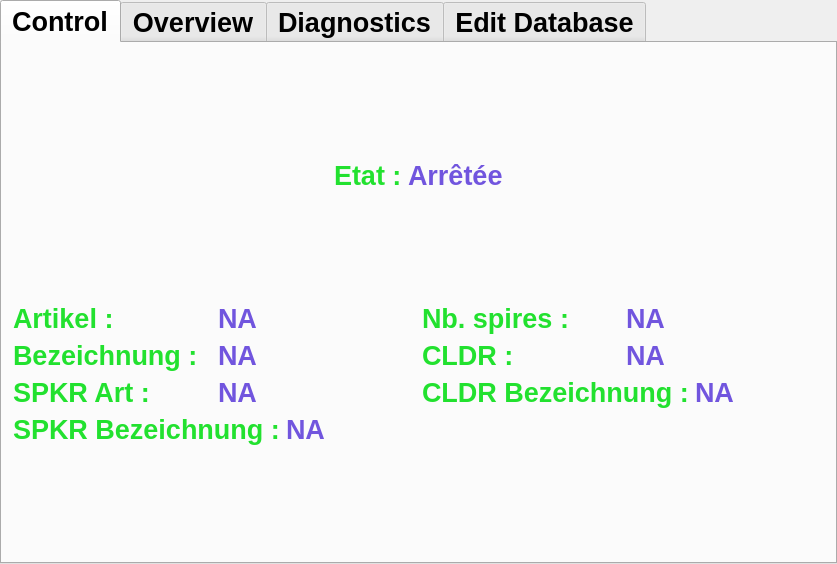
<?xml version="1.0" encoding="UTF-8"?>
<ui version="4.0">
 <class>MainWindow</class>
 <widget class="QMainWindow" name="MainWindow">
  <property name="geometry">
   <rect>
    <x>0</x>
    <y>0</y>
    <width>813</width>
    <height>519</height>
   </rect>
  </property>
  <property name="windowTitle">
   <string>MainWindow</string>
  </property>
  <widget class="QWidget" name="centralWidget">
   <layout class="QVBoxLayout" name="verticalLayout_2">
    <property name="leftMargin">
     <number>0</number>
    </property>
    <property name="topMargin">
     <number>0</number>
    </property>
    <property name="rightMargin">
     <number>0</number>
    </property>
    <property name="bottomMargin">
     <number>0</number>
    </property>
    <item>
     <widget class="QTabWidget" name="tabs">
      <property name="sizePolicy">
       <sizepolicy hsizetype="Preferred" vsizetype="Preferred">
        <horstretch>0</horstretch>
        <verstretch>0</verstretch>
       </sizepolicy>
      </property>
      <property name="font">
       <font>
        <pointsize>20</pointsize>
        <weight>75</weight>
        <bold>true</bold>
       </font>
      </property>
      <property name="tabShape">
       <enum>QTabWidget::Rounded</enum>
      </property>
      <property name="currentIndex">
       <number>0</number>
      </property>
      <property name="tabsClosable">
       <bool>false</bool>
      </property>
      <property name="tabBarAutoHide">
       <bool>false</bool>
      </property>
      <widget class="QWidget" name="control">
       <attribute name="title">
        <string>Control</string>
       </attribute>
       <layout class="QGridLayout" name="gridLayout_5">
        <item row="4" column="0">
         <layout class="QHBoxLayout" name="horizontalLayout_6">
          <item>
           <widget class="QLabel" name="label_10">
            <property name="styleSheet">
             <string notr="true">color : rgb(34, 225, 47);
font-size : 27px;
font-weight: bold;
</string>
            </property>
            <property name="text">
             <string>Bezeichnung :</string>
            </property>
           </widget>
          </item>
          <item>
           <widget class="QLabel" name="articleInfo2">
            <property name="styleSheet">
             <string notr="true">color : rgb(113, 85, 222);
font-size : 27px;
font-weight: bold;</string>
            </property>
            <property name="text">
             <string>NA</string>
            </property>
           </widget>
          </item>
         </layout>
        </item>
        <item row="4" column="1">
         <layout class="QHBoxLayout" name="horizontalLayout_3">
          <item>
           <widget class="QLabel" name="label_15">
            <property name="styleSheet">
             <string notr="true">color : rgb(34, 225, 47);
font-size : 27px;
font-weight: bold;
</string>
            </property>
            <property name="text">
             <string>CLDR :</string>
            </property>
           </widget>
          </item>
          <item>
           <widget class="QLabel" name="articleInfo6">
            <property name="styleSheet">
             <string notr="true">color : rgb(113, 85, 222);
font-size : 27px;
font-weight: bold;</string>
            </property>
            <property name="text">
             <string>NA</string>
            </property>
           </widget>
          </item>
         </layout>
        </item>
        <item row="6" column="0">
         <layout class="QHBoxLayout" name="horizontalLayout_8">
          <item>
           <widget class="QLabel" name="label_14">
            <property name="styleSheet">
             <string notr="true">color : rgb(34, 225, 47);
font-size : 27px;
font-weight: bold;
</string>
            </property>
            <property name="text">
             <string>SPKR Bezeichnung :</string>
            </property>
           </widget>
          </item>
          <item>
           <widget class="QLabel" name="articleInfo4">
            <property name="styleSheet">
             <string notr="true">color : rgb(113, 85, 222);
font-size : 27px;
font-weight: bold;</string>
            </property>
            <property name="text">
             <string>NA</string>
            </property>
           </widget>
          </item>
         </layout>
        </item>
        <item row="5" column="0">
         <layout class="QHBoxLayout" name="horizontalLayout_7">
          <item>
           <widget class="QLabel" name="label_13">
            <property name="styleSheet">
             <string notr="true">color : rgb(34, 225, 47);
font-size : 27px;
font-weight: bold;
</string>
            </property>
            <property name="text">
             <string>SPKR Art :</string>
            </property>
           </widget>
          </item>
          <item>
           <widget class="QLabel" name="articleInfo3">
            <property name="styleSheet">
             <string notr="true">color : rgb(113, 85, 222);
font-size : 27px;
font-weight: bold;</string>
            </property>
            <property name="text">
             <string>NA</string>
            </property>
           </widget>
          </item>
         </layout>
        </item>
        <item row="3" column="1">
         <layout class="QHBoxLayout" name="horizontalLayout_2">
          <item>
           <widget class="QLabel" name="label_17">
            <property name="styleSheet">
             <string notr="true">color : rgb(34, 225, 47);
font-size : 27px;
font-weight: bold;
</string>
            </property>
            <property name="text">
             <string>Nb. spires :</string>
            </property>
           </widget>
          </item>
          <item>
           <widget class="QLabel" name="articleInfo5">
            <property name="styleSheet">
             <string notr="true">color : rgb(113, 85, 222);
font-size : 27px;
font-weight: bold;</string>
            </property>
            <property name="text">
             <string>NA</string>
            </property>
           </widget>
          </item>
         </layout>
        </item>
        <item row="3" column="0">
         <layout class="QHBoxLayout" name="horizontalLayout_5">
          <item>
           <widget class="QLabel" name="label_8">
            <property name="styleSheet">
             <string notr="true">color : rgb(34, 225, 47);
font-size : 27px;
font-weight: bold;
</string>
            </property>
            <property name="text">
             <string>Artikel :</string>
            </property>
           </widget>
          </item>
          <item>
           <widget class="QLabel" name="articleInfo1">
            <property name="styleSheet">
             <string notr="true">color : rgb(113, 85, 222);
font-size : 27px;
font-weight: bold;</string>
            </property>
            <property name="text">
             <string>NA</string>
            </property>
           </widget>
          </item>
         </layout>
        </item>
        <item row="5" column="1">
         <layout class="QHBoxLayout" name="horizontalLayout_4">
          <item>
           <widget class="QLabel" name="label_16">
            <property name="styleSheet">
             <string notr="true">color : rgb(34, 225, 47);
font-size : 27px;
font-weight: bold;
</string>
            </property>
            <property name="text">
             <string>CLDR Bezeichnung :</string>
            </property>
           </widget>
          </item>
          <item>
           <widget class="QLabel" name="articleInfo7">
            <property name="styleSheet">
             <string notr="true">color : rgb(113, 85, 222);
font-size : 27px;
font-weight: bold;</string>
            </property>
            <property name="text">
             <string>NA</string>
            </property>
           </widget>
          </item>
         </layout>
        </item>
        <item row="1" column="0" colspan="2">
         <layout class="QHBoxLayout" name="horizontalLayout">
          <item>
           <spacer name="horizontalSpacer_4">
            <property name="orientation">
             <enum>Qt::Horizontal</enum>
            </property>
            <property name="sizeHint" stdset="0">
             <size>
              <width>40</width>
              <height>20</height>
             </size>
            </property>
           </spacer>
          </item>
          <item>
           <widget class="QLabel" name="label_9">
            <property name="font">
             <font>
              <pointsize>-1</pointsize>
              <weight>75</weight>
              <bold>true</bold>
             </font>
            </property>
            <property name="styleSheet">
             <string notr="true">color : rgb(34, 225, 47);
font-size : 27px;
font-weight: bold;
</string>
            </property>
            <property name="text">
             <string>Etat :</string>
            </property>
           </widget>
          </item>
          <item>
           <widget class="QLabel" name="stateLab">
            <property name="font">
             <font>
              <pointsize>-1</pointsize>
              <weight>75</weight>
              <bold>true</bold>
             </font>
            </property>
            <property name="styleSheet">
             <string notr="true">color : rgb(113, 85, 222);
font-size : 27px;
font-weight: bold;</string>
            </property>
            <property name="text">
             <string>Arrêtée</string>
            </property>
           </widget>
          </item>
          <item>
           <spacer name="horizontalSpacer_5">
            <property name="orientation">
             <enum>Qt::Horizontal</enum>
            </property>
            <property name="sizeHint" stdset="0">
             <size>
              <width>40</width>
              <height>20</height>
             </size>
            </property>
           </spacer>
          </item>
         </layout>
        </item>
        <item row="2" column="0">
         <spacer name="verticalSpacer">
          <property name="orientation">
           <enum>Qt::Vertical</enum>
          </property>
          <property name="sizeHint" stdset="0">
           <size>
            <width>20</width>
            <height>40</height>
           </size>
          </property>
         </spacer>
        </item>
        <item row="7" column="0">
         <spacer name="verticalSpacer_2">
          <property name="orientation">
           <enum>Qt::Vertical</enum>
          </property>
          <property name="sizeHint" stdset="0">
           <size>
            <width>20</width>
            <height>40</height>
           </size>
          </property>
         </spacer>
        </item>
        <item row="0" column="0">
         <spacer name="verticalSpacer_3">
          <property name="orientation">
           <enum>Qt::Vertical</enum>
          </property>
          <property name="sizeHint" stdset="0">
           <size>
            <width>20</width>
            <height>40</height>
           </size>
          </property>
         </spacer>
        </item>
       </layout>
      </widget>
      <widget class="QWidget" name="Overview">
       <property name="sizePolicy">
        <sizepolicy hsizetype="Preferred" vsizetype="Preferred">
         <horstretch>0</horstretch>
         <verstretch>0</verstretch>
        </sizepolicy>
       </property>
       <property name="accessibleName">
        <string/>
       </property>
       <attribute name="title">
        <string>Overview</string>
       </attribute>
       <layout class="QGridLayout" name="gridLayout_4">
        <item row="0" column="0">
         <widget class="QSplitter" name="splitter">
          <property name="orientation">
           <enum>Qt::Horizontal</enum>
          </property>
          <property name="opaqueResize">
           <bool>true</bool>
          </property>
          <property name="handleWidth">
           <number>5</number>
          </property>
          <widget class="QGroupBox" name="worker">
           <property name="font">
            <font>
             <pointsize>16</pointsize>
            </font>
           </property>
           <property name="title">
            <string>Ouvrier</string>
           </property>
           <layout class="QGridLayout" name="gridLayout_2">
            <item row="0" column="0">
             <widget class="QLabel" name="IdLab">
              <property name="font">
               <font>
                <pointsize>14</pointsize>
                <weight>75</weight>
                <bold>true</bold>
               </font>
              </property>
              <property name="text">
               <string>Id</string>
              </property>
             </widget>
            </item>
            <item row="1" column="1">
             <widget class="QLineEdit" name="name">
              <property name="text">
               <string>Mekacher Anis</string>
              </property>
             </widget>
            </item>
            <item row="3" column="1">
             <widget class="QPushButton" name="start">
              <property name="font">
               <font>
                <pointsize>14</pointsize>
                <weight>75</weight>
                <bold>true</bold>
               </font>
              </property>
              <property name="text">
               <string>Commencer</string>
              </property>
             </widget>
            </item>
            <item row="2" column="0">
             <widget class="QLabel" name="chargeLab">
              <property name="font">
               <font>
                <pointsize>14</pointsize>
                <weight>75</weight>
                <bold>true</bold>
               </font>
              </property>
              <property name="text">
               <string>Charge</string>
              </property>
             </widget>
            </item>
            <item row="2" column="1">
             <widget class="QLineEdit" name="charge">
              <property name="text">
               <string>5</string>
              </property>
             </widget>
            </item>
            <item row="1" column="0">
             <widget class="QLabel" name="nameLab">
              <property name="font">
               <font>
                <pointsize>14</pointsize>
                <weight>75</weight>
                <bold>true</bold>
               </font>
              </property>
              <property name="text">
               <string>Nom</string>
              </property>
             </widget>
            </item>
            <item row="5" column="1">
             <widget class="QPushButton" name="save">
              <property name="enabled">
               <bool>false</bool>
              </property>
              <property name="text">
               <string>Sauvegarder</string>
              </property>
             </widget>
            </item>
            <item row="0" column="1">
             <widget class="QLineEdit" name="Id">
              <property name="text">
               <string>0</string>
              </property>
             </widget>
            </item>
            <item row="4" column="0" colspan="2">
             <widget class="QGroupBox" name="groupBox_3">
              <property name="title">
               <string>Informations</string>
              </property>
              <layout class="QGridLayout" name="gridLayout">
               <item row="2" column="2">
                <widget class="QLabel" name="nbPie">
                 <property name="font">
                  <font>
                   <pointsize>14</pointsize>
                  </font>
                 </property>
                 <property name="text">
                  <string>0</string>
                 </property>
                </widget>
               </item>
               <item row="3" column="2">
                <widget class="QLabel" name="waste">
                 <property name="font">
                  <font>
                   <pointsize>14</pointsize>
                  </font>
                 </property>
                 <property name="text">
                  <string>0</string>
                 </property>
                </widget>
               </item>
               <item row="2" column="0">
                <widget class="QLabel" name="label_5">
                 <property name="font">
                  <font>
                   <pointsize>14</pointsize>
                  </font>
                 </property>
                 <property name="text">
                  <string>Nb. Pieces :</string>
                 </property>
                </widget>
               </item>
               <item row="3" column="0">
                <widget class="QLabel" name="label_6">
                 <property name="font">
                  <font>
                   <pointsize>14</pointsize>
                  </font>
                 </property>
                 <property name="text">
                  <string>Dechets :</string>
                 </property>
                </widget>
               </item>
               <item row="0" column="1">
                <spacer name="horizontalSpacer">
                 <property name="orientation">
                  <enum>Qt::Horizontal</enum>
                 </property>
                 <property name="sizeHint" stdset="0">
                  <size>
                   <width>40</width>
                   <height>20</height>
                  </size>
                 </property>
                </spacer>
               </item>
               <item row="0" column="0">
                <widget class="QLabel" name="label_3">
                 <property name="font">
                  <font>
                   <pointsize>14</pointsize>
                  </font>
                 </property>
                 <property name="text">
                  <string>Duree de travail :</string>
                 </property>
                </widget>
               </item>
               <item row="0" column="2">
                <widget class="QLabel" name="time">
                 <property name="font">
                  <font>
                   <pointsize>14</pointsize>
                  </font>
                 </property>
                 <property name="text">
                  <string>0</string>
                 </property>
                </widget>
               </item>
               <item row="1" column="0" colspan="3">
                <widget class="QGroupBox" name="axis">
                 <layout class="QGridLayout" name="gridLayout_11">
                  <item row="0" column="0" colspan="8">
                   <widget class="QLabel" name="label_7">
                    <property name="font">
                     <font>
                      <pointsize>14</pointsize>
                     </font>
                    </property>
                    <property name="text">
                     <string>Article :</string>
                    </property>
                   </widget>
                  </item>
                  <item row="0" column="8">
                   <widget class="QLineEdit" name="article"/>
                  </item>
                  <item row="1" column="0">
                   <widget class="QCheckBox" name="axis1">
                    <property name="text">
                     <string/>
                    </property>
                    <property name="checked">
                     <bool>true</bool>
                    </property>
                    <property name="tristate">
                     <bool>false</bool>
                    </property>
                   </widget>
                  </item>
                  <item row="1" column="1">
                   <widget class="QCheckBox" name="axis2">
                    <property name="text">
                     <string/>
                    </property>
                    <property name="checked">
                     <bool>true</bool>
                    </property>
                   </widget>
                  </item>
                  <item row="1" column="2">
                   <widget class="QCheckBox" name="axis3">
                    <property name="text">
                     <string/>
                    </property>
                    <property name="checked">
                     <bool>true</bool>
                    </property>
                   </widget>
                  </item>
                  <item row="1" column="3">
                   <widget class="QCheckBox" name="axis4">
                    <property name="text">
                     <string/>
                    </property>
                    <property name="checked">
                     <bool>true</bool>
                    </property>
                   </widget>
                  </item>
                  <item row="1" column="4">
                   <widget class="QCheckBox" name="axis5">
                    <property name="text">
                     <string/>
                    </property>
                    <property name="checked">
                     <bool>true</bool>
                    </property>
                   </widget>
                  </item>
                  <item row="1" column="5">
                   <widget class="QCheckBox" name="axis6">
                    <property name="text">
                     <string/>
                    </property>
                    <property name="checked">
                     <bool>true</bool>
                    </property>
                   </widget>
                  </item>
                  <item row="1" column="6">
                   <widget class="QCheckBox" name="axis7">
                    <property name="text">
                     <string/>
                    </property>
                    <property name="checked">
                     <bool>true</bool>
                    </property>
                   </widget>
                  </item>
                  <item row="1" column="7">
                   <widget class="QCheckBox" name="axis8">
                    <property name="text">
                     <string/>
                    </property>
                    <property name="checked">
                     <bool>true</bool>
                    </property>
                   </widget>
                  </item>
                  <item row="1" column="8">
                   <widget class="QPushButton" name="startMachBut">
                    <property name="enabled">
                     <bool>false</bool>
                    </property>
                    <property name="text">
                     <string>Démarrer</string>
                    </property>
                   </widget>
                  </item>
                 </layout>
                </widget>
               </item>
              </layout>
             </widget>
            </item>
           </layout>
          </widget>
          <widget class="QGroupBox" name="groupBox_2">
           <property name="font">
            <font>
             <pointsize>16</pointsize>
            </font>
           </property>
           <property name="title">
            <string>Technicien</string>
           </property>
           <layout class="QGridLayout" name="gridLayout_3">
            <item row="3" column="0">
             <widget class="QLabel" name="label_2">
              <property name="font">
               <font>
                <pointsize>14</pointsize>
               </font>
              </property>
              <property name="text">
               <string>Poste</string>
              </property>
             </widget>
            </item>
            <item row="5" column="0" colspan="2">
             <widget class="QGroupBox" name="groupBox_4">
              <property name="title">
               <string>Informations</string>
              </property>
              <layout class="QGridLayout" name="gridLayout_6">
               <item row="5" column="0">
                <widget class="QLabel" name="label">
                 <property name="font">
                  <font>
                   <pointsize>14</pointsize>
                  </font>
                 </property>
                 <property name="text">
                  <string>PR</string>
                 </property>
                </widget>
               </item>
               <item row="6" column="1" colspan="2">
                <widget class="QComboBox" name="machState">
                 <property name="font">
                  <font>
                   <pointsize>12</pointsize>
                  </font>
                 </property>
                 <property name="editable">
                  <bool>true</bool>
                 </property>
                 <item>
                  <property name="text">
                   <string>Panne</string>
                  </property>
                 </item>
                 <item>
                  <property name="text">
                   <string>Manque Planification</string>
                  </property>
                 </item>
                 <item>
                  <property name="text">
                   <string>Manque Avance</string>
                  </property>
                 </item>
                 <item>
                  <property name="text">
                   <string>Manque Matiere (Externe)</string>
                  </property>
                 </item>
                 <item>
                  <property name="text">
                   <string>Manque Matiere (Interne)</string>
                  </property>
                 </item>
                 <item>
                  <property name="text">
                   <string>Manque main d'oeuvre</string>
                  </property>
                 </item>
                 <item>
                  <property name="text">
                   <string>Rupture d'energie</string>
                  </property>
                 </item>
                 <item>
                  <property name="text">
                   <string>Maintenance preventive</string>
                  </property>
                 </item>
                 <item>
                  <property name="text">
                   <string>Changement de Serie</string>
                  </property>
                 </item>
                 <item>
                  <property name="text">
                   <string>Changement des rouleaux</string>
                  </property>
                 </item>
                 <item>
                  <property name="text">
                   <string>Probleme de qualite</string>
                  </property>
                 </item>
                </widget>
               </item>
               <item row="6" column="0">
                <widget class="QLabel" name="label_12">
                 <property name="font">
                  <font>
                   <pointsize>14</pointsize>
                  </font>
                 </property>
                 <property name="text">
                  <string>Etat de la machine</string>
                 </property>
                </widget>
               </item>
               <item row="5" column="1" colspan="2">
                <widget class="QLineEdit" name="PR"/>
               </item>
               <item row="2" column="0">
                <widget class="QLabel" name="machineIdLab">
                 <property name="font">
                  <font>
                   <pointsize>14</pointsize>
                  </font>
                 </property>
                 <property name="text">
                  <string>Machine ID</string>
                 </property>
                </widget>
               </item>
               <item row="0" column="2">
                <widget class="QLabel" name="time_2">
                 <property name="font">
                  <font>
                   <pointsize>14</pointsize>
                  </font>
                 </property>
                 <property name="text">
                  <string>0</string>
                 </property>
                </widget>
               </item>
               <item row="0" column="0">
                <widget class="QLabel" name="label_11">
                 <property name="font">
                  <font>
                   <pointsize>14</pointsize>
                  </font>
                 </property>
                 <property name="text">
                  <string>Duree de travail :</string>
                 </property>
                </widget>
               </item>
               <item row="0" column="1">
                <spacer name="horizontalSpacer_2">
                 <property name="orientation">
                  <enum>Qt::Horizontal</enum>
                 </property>
                 <property name="sizeHint" stdset="0">
                  <size>
                   <width>20</width>
                   <height>20</height>
                  </size>
                 </property>
                </spacer>
               </item>
               <item row="2" column="1" colspan="2">
                <widget class="QLineEdit" name="machID"/>
               </item>
              </layout>
             </widget>
            </item>
            <item row="0" column="0">
             <widget class="QLabel" name="nameLab_2">
              <property name="font">
               <font>
                <pointsize>14</pointsize>
                <weight>75</weight>
                <bold>true</bold>
               </font>
              </property>
              <property name="text">
               <string>Id</string>
              </property>
             </widget>
            </item>
            <item row="0" column="1">
             <widget class="QLineEdit" name="Id_2">
              <property name="text">
               <string>0</string>
              </property>
             </widget>
            </item>
            <item row="1" column="0">
             <widget class="QLabel" name="IdLab_2">
              <property name="font">
               <font>
                <pointsize>14</pointsize>
                <weight>75</weight>
                <bold>true</bold>
               </font>
              </property>
              <property name="text">
               <string>Nom</string>
              </property>
             </widget>
            </item>
            <item row="1" column="1">
             <widget class="QLineEdit" name="name_2">
              <property name="text">
               <string>Mekacher Anis</string>
              </property>
             </widget>
            </item>
            <item row="4" column="1">
             <widget class="QPushButton" name="start_2">
              <property name="font">
               <font>
                <pointsize>14</pointsize>
                <weight>75</weight>
                <bold>true</bold>
               </font>
              </property>
              <property name="text">
               <string>Commencer</string>
              </property>
             </widget>
            </item>
            <item row="3" column="1">
             <widget class="QComboBox" name="poste">
              <property name="font">
               <font>
                <pointsize>12</pointsize>
               </font>
              </property>
              <property name="currentText">
               <string>1</string>
              </property>
              <property name="modelColumn">
               <number>0</number>
              </property>
              <item>
               <property name="text">
                <string>1</string>
               </property>
              </item>
              <item>
               <property name="text">
                <string>2</string>
               </property>
              </item>
              <item>
               <property name="text">
                <string>3</string>
               </property>
              </item>
             </widget>
            </item>
            <item row="6" column="1">
             <widget class="QPushButton" name="save_2">
              <property name="enabled">
               <bool>false</bool>
              </property>
              <property name="text">
               <string>Sauvegarder</string>
              </property>
             </widget>
            </item>
           </layout>
          </widget>
         </widget>
        </item>
       </layout>
      </widget>
      <widget class="QWidget" name="Diagnostics">
       <attribute name="title">
        <string>Diagnostics</string>
       </attribute>
       <layout class="QGridLayout" name="gridLayout_7">
        <item row="2" column="0" colspan="6">
         <widget class="QGroupBox" name="chartBox">
          <property name="title">
           <string/>
          </property>
         </widget>
        </item>
        <item row="0" column="5">
         <widget class="QPushButton" name="searchBut">
          <property name="font">
           <font>
            <pointsize>14</pointsize>
            <weight>75</weight>
            <bold>true</bold>
           </font>
          </property>
          <property name="text">
           <string>Rechercher</string>
          </property>
         </widget>
        </item>
        <item row="0" column="0">
         <widget class="QLabel" name="label_4">
          <property name="font">
           <font>
            <pointsize>14</pointsize>
            <weight>75</weight>
            <bold>true</bold>
           </font>
          </property>
          <property name="text">
           <string>ID</string>
          </property>
         </widget>
        </item>
        <item row="0" column="1">
         <widget class="QLineEdit" name="diagId">
          <property name="font">
           <font>
            <pointsize>16</pointsize>
            <weight>75</weight>
            <bold>true</bold>
           </font>
          </property>
         </widget>
        </item>
        <item row="0" column="2">
         <widget class="QComboBox" name="diagNat">
          <property name="font">
           <font>
            <pointsize>14</pointsize>
           </font>
          </property>
          <item>
           <property name="text">
            <string>Ouvrier</string>
           </property>
          </item>
          <item>
           <property name="text">
            <string>Technicien</string>
           </property>
          </item>
         </widget>
        </item>
        <item row="0" column="4">
         <spacer name="horizontalSpacer_3">
          <property name="orientation">
           <enum>Qt::Horizontal</enum>
          </property>
          <property name="sizeHint" stdset="0">
           <size>
            <width>40</width>
            <height>20</height>
           </size>
          </property>
         </spacer>
        </item>
        <item row="1" column="1">
         <widget class="QComboBox" name="diagType">
          <property name="enabled">
           <bool>false</bool>
          </property>
          <property name="font">
           <font>
            <pointsize>14</pointsize>
           </font>
          </property>
          <item>
           <property name="text">
            <string>Rendement</string>
           </property>
          </item>
          <item>
           <property name="text">
            <string>Efficacite</string>
           </property>
          </item>
         </widget>
        </item>
        <item row="0" column="3">
         <widget class="QComboBox" name="diagLimit">
          <property name="font">
           <font>
            <pointsize>14</pointsize>
           </font>
          </property>
          <item>
           <property name="text">
            <string>Les 7 derniers jours</string>
           </property>
          </item>
          <item>
           <property name="text">
            <string>Les 15 derniers jours</string>
           </property>
          </item>
          <item>
           <property name="text">
            <string>Les 30 derniers jours</string>
           </property>
          </item>
         </widget>
        </item>
       </layout>
      </widget>
      <widget class="QWidget" name="dbEditor">
       <attribute name="title">
        <string>Edit Database</string>
       </attribute>
       <layout class="QGridLayout" name="gridLayout_10">
        <item row="0" column="0">
         <widget class="QGroupBox" name="groupBox">
          <property name="title">
           <string>Ajouter Ouvrier / Technicien</string>
          </property>
          <layout class="QGridLayout" name="gridLayout_8">
           <item row="1" column="0">
            <widget class="QLabel" name="IdLab_3">
             <property name="font">
              <font>
               <pointsize>14</pointsize>
               <weight>75</weight>
               <bold>true</bold>
              </font>
             </property>
             <property name="text">
              <string>Id</string>
             </property>
            </widget>
           </item>
           <item row="2" column="4">
            <widget class="QLineEdit" name="name_3">
             <property name="text">
              <string>Mekacher Anis</string>
             </property>
            </widget>
           </item>
           <item row="3" column="0" colspan="4">
            <widget class="QLabel" name="chargeLab_3">
             <property name="font">
              <font>
               <pointsize>14</pointsize>
               <weight>75</weight>
               <bold>true</bold>
              </font>
             </property>
             <property name="text">
              <string>Charge</string>
             </property>
            </widget>
           </item>
           <item row="0" column="4">
            <widget class="QComboBox" name="itemNat">
             <property name="font">
              <font>
               <pointsize>14</pointsize>
              </font>
             </property>
             <item>
              <property name="text">
               <string>Ouvrier</string>
              </property>
             </item>
             <item>
              <property name="text">
               <string>Technicien</string>
              </property>
             </item>
            </widget>
           </item>
           <item row="2" column="5">
            <widget class="QPushButton" name="addWorker">
             <property name="text">
              <string>Ajouter</string>
             </property>
            </widget>
           </item>
           <item row="4" column="0" colspan="3">
            <widget class="QLabel" name="posteLab_3">
             <property name="enabled">
              <bool>false</bool>
             </property>
             <property name="font">
              <font>
               <pointsize>14</pointsize>
              </font>
             </property>
             <property name="text">
              <string>Poste</string>
             </property>
            </widget>
           </item>
           <item row="4" column="4">
            <widget class="QComboBox" name="poste_3">
             <property name="enabled">
              <bool>false</bool>
             </property>
             <property name="font">
              <font>
               <pointsize>12</pointsize>
              </font>
             </property>
             <property name="currentText">
              <string>1</string>
             </property>
             <property name="modelColumn">
              <number>0</number>
             </property>
             <item>
              <property name="text">
               <string>1</string>
              </property>
             </item>
             <item>
              <property name="text">
               <string>2</string>
              </property>
             </item>
             <item>
              <property name="text">
               <string>3</string>
              </property>
             </item>
            </widget>
           </item>
           <item row="1" column="4">
            <widget class="QLineEdit" name="Id_3">
             <property name="text">
              <string>0</string>
             </property>
            </widget>
           </item>
           <item row="2" column="0" colspan="2">
            <widget class="QLabel" name="nameLab_3">
             <property name="font">
              <font>
               <pointsize>14</pointsize>
               <weight>75</weight>
               <bold>true</bold>
              </font>
             </property>
             <property name="text">
              <string>Nom</string>
             </property>
            </widget>
           </item>
           <item row="3" column="4">
            <widget class="QLineEdit" name="charge_3">
             <property name="text">
              <string>5</string>
             </property>
            </widget>
           </item>
          </layout>
         </widget>
        </item>
        <item row="1" column="0">
         <widget class="QGroupBox" name="groupBox_6">
          <property name="title">
           <string>Editer la base de données des produits</string>
          </property>
          <layout class="QGridLayout" name="gridLayout_9">
           <item row="1" column="0">
            <spacer name="horizontalSpacer_8">
             <property name="orientation">
              <enum>Qt::Horizontal</enum>
             </property>
             <property name="sizeHint" stdset="0">
              <size>
               <width>40</width>
               <height>20</height>
              </size>
             </property>
            </spacer>
           </item>
           <item row="1" column="3">
            <widget class="QPushButton" name="save_3">
             <property name="text">
              <string>Sauvegarder</string>
             </property>
            </widget>
           </item>
           <item row="1" column="2">
            <widget class="QPushButton" name="dltBut">
             <property name="text">
              <string>Supprimer</string>
             </property>
            </widget>
           </item>
           <item row="0" column="0" colspan="4">
            <widget class="QTableView" name="dbEditorTable"/>
           </item>
           <item row="1" column="1">
            <widget class="QPushButton" name="addBut">
             <property name="text">
              <string>Inserer</string>
             </property>
            </widget>
           </item>
          </layout>
         </widget>
        </item>
       </layout>
      </widget>
     </widget>
    </item>
   </layout>
  </widget>
 </widget>
 <layoutdefault spacing="6" margin="11"/>
 <tabstops>
  <tabstop>Id</tabstop>
  <tabstop>name</tabstop>
  <tabstop>charge</tabstop>
  <tabstop>start</tabstop>
  <tabstop>save</tabstop>
  <tabstop>Id_2</tabstop>
  <tabstop>name_2</tabstop>
  <tabstop>poste</tabstop>
  <tabstop>start_2</tabstop>
  <tabstop>PR</tabstop>
  <tabstop>machState</tabstop>
  <tabstop>save_2</tabstop>
 </tabstops>
 <resources/>
 <connections/>
</ui>
